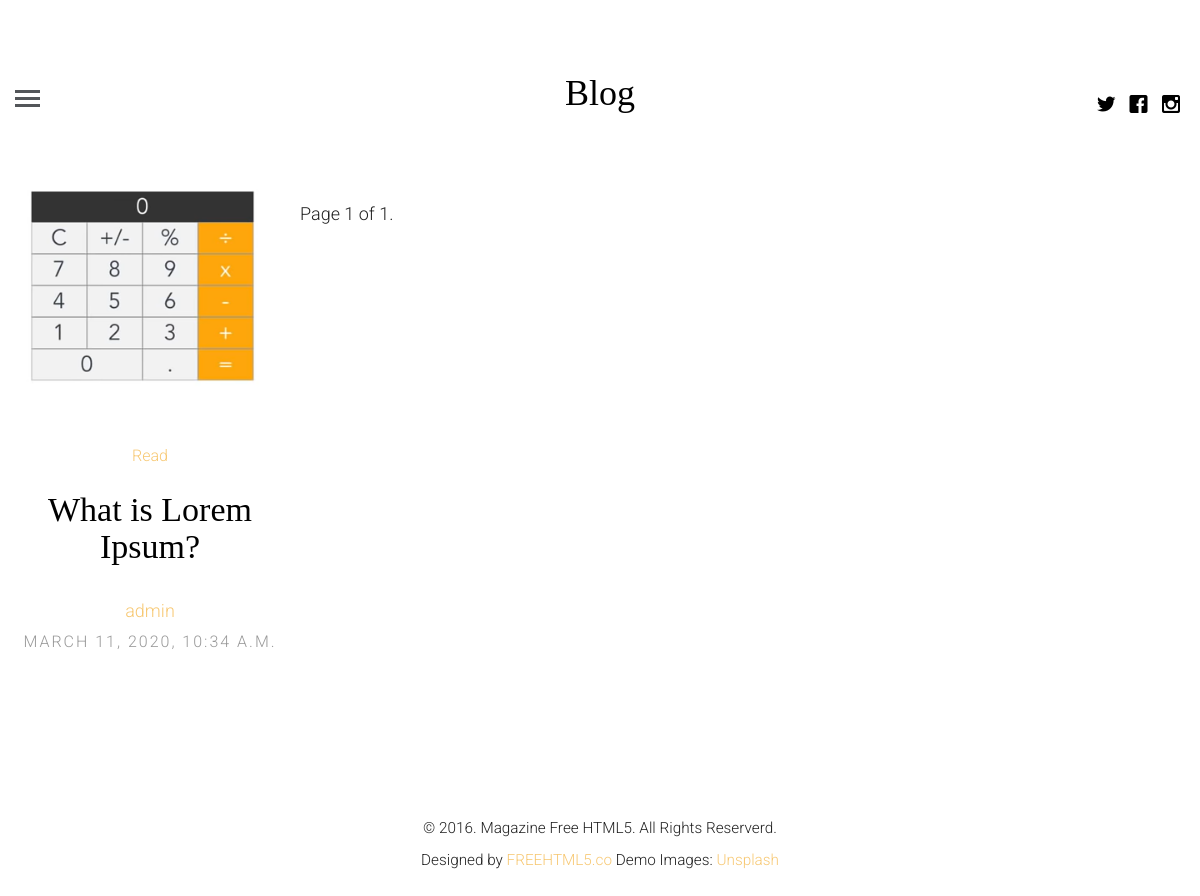
Before: / with the older database file.
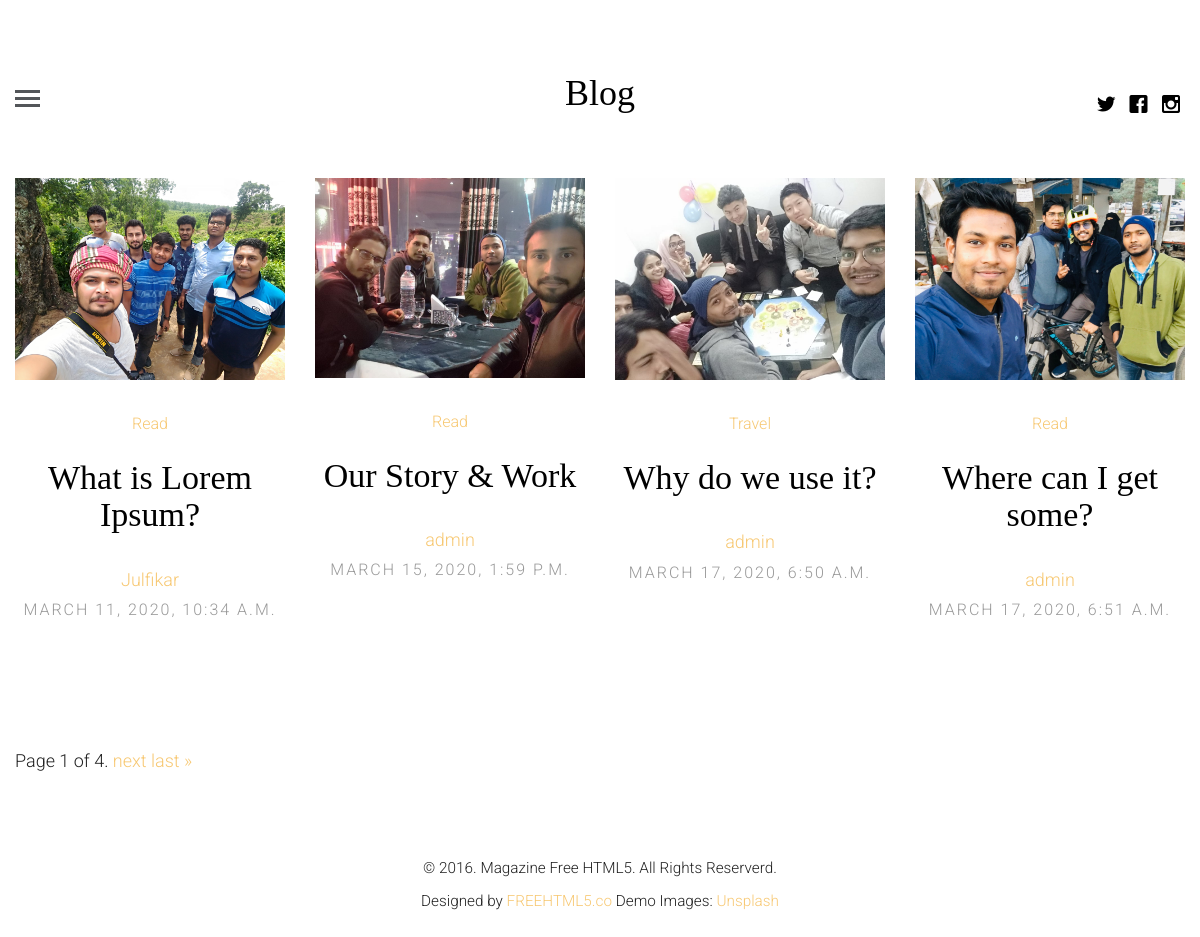
After: the same page with the newer database file.
### blogApp/models.py (models this page shows, shortened)
class Article(models.Model):
    article_author = models.ForeignKey(Author, on_delete=models.CASCADE)
    title = models.CharField(max_length=200)
    body = models.TextField()
    image = models.FileField()
    posted_on = models.DateTimeField(auto_now_add=True, auto_now=False)
    updated_on = models.DateTimeField(auto_now=True, auto_now_add=False)
    category = models.ForeignKey(Category, on_delete=models.CASCADE)

class Category(models.Model):
    name = models.CharField(max_length=100)

class Author(models.Model):
    name = models.ForeignKey(User, on_delete=models.CASCADE)
    details = models.TextField()
    author_image = models.FileField()

### blogApp/views.py (the view)
# urls.py: path('', views.index,name="index"),
def index(request):
    post = Article.objects.all()
    search = request.GET.get('q')
    if search:
        post = post.filter(
            Q(title__icontains=search) |
            Q(body__icontains=search)
        )
    paginator = Paginator(post, 4)  # Show 25 contacts per page.
    page_number = request.GET.get('page')
    page_obj = paginator.get_page(page_number)
    context = {
        "post": page_obj
    }
    return render(request, "index.html", context)

### templates/index.html (shortened to what this page needs)
{% extends 'base.html' %}
{% load static %}
{% block content %}
    {% for p in post %}
        <article class="col-lg-3 col-md-3 col-sm-3 col-xs-6 col-xxs-12 animate-box">
            <figure>
                <a href="{% url 'single-post' id=p.id %} "><img src="{{ p.image.url }}" alt="Image"
                                                                class="img-responsive"></a>
            </figure>
            <span class="fh5co-meta"><a href="{% url 'topic' name=p.category.name %}">{{ p.category.name }}</a></span>
            <h2 class="fh5co-article-title"><a href="{% url 'single-post' id=p.id %}">{{ p.title }}</a></h2>
            <a href="{% url 'author' name=p.article_author.name.username %}">{{ p.article_author.name }}</a>
            <span class="fh5co-meta fh5co-date">{{ p.posted_on }}</span>
        </article>
    {% endfor %}
    <div class="container-fluid">
        <div class="pagination">
    <span class="step-links">
        <span class="current">
            Page {{ post.number }} of {{ post.paginator.num_pages }}.
        </span>
        {% if post.has_next %}
            <a href="?page={{ post.next_page_number }}">next</a>
            <a href="?page={{ post.paginator.num_pages }}">last &raquo;</a>
        {% endif %}
    </span>
        </div>
    </div>
{% endblock %}

### templates/base.html (shortened to what this page needs)
<!DOCTYPE html>
<html class="no-js">
<head>
    {% load static %}
    <link rel="stylesheet" href="{% static  "css/animate.css" %}">
    <link rel="stylesheet" href="{% static 'css/icomoon.css' %}">
    <link rel="stylesheet" href="{% static 'css/bootstrap.css' %}">
    <link rel="stylesheet" href="{% static 'css/style.css' %}">
</head>
<body>
<header id="fh5co-header">
    <div class="container-fluid">
        <div class="row">
            <a href="#" class="js-fh5co-nav-toggle fh5co-nav-toggle"><i></i></a>
            <ul class="fh5co-social">
                <li><a href="#"><i class="icon-twitter"></i></a></li>
                <li><a href="#"><i class="icon-facebook"></i></a></li>
                <li><a href="#"><i class="icon-instagram"></i></a></li>
            </ul>
            <div class="col-lg-12 col-md-12 text-center">
                <h1 id="fh5co-logo"><a href="{% url 'index' %}">Blog</a></h1>
            </div>
        </div>
    </div>
</header>
<div class="container-fluid">
    <div class="row fh5co-post-entry">
        {% block content %}
        {% endblock %}
    </div>
</div>
<footer id="fh5co-footer">
    <p>
        <small>&copy; 2016. Magazine Free HTML5. All Rights Reserverd. <br> Designed by <a href="http://freehtml5.co"
                                                                                           target="_blank">FREEHTML5.co</a>
            Demo Images: <a href="http://unsplash.com/" target="_blank">Unsplash</a></small>
    </p>
</footer>
</body>
</html>

### blogApp/static/css/icomoon.css (style rules this page uses)
[class^="icon-"], [class*=" icon-"] { font-family: 'icomoon' !important; speak: none; font-style: normal; font-weight: normal; font-variant: normal; text-transform: none; line-height: 1; -webkit-font-smoothing: antialiased; -moz-osx-font-smoothing: grayscale; }
.icon-facebook:before { content: "\ea67"; }
.icon-instagram:before { content: "\ea6f"; }
.icon-twitter:before { content: "\ea7c"; }

### blogApp/static/css/style.css (style rules this page uses)
html { background: #fff; }
body { font-family: "Roboto", arial, sans-serif; font-size: 18px; font-weight: 300; line-height: 1.8; color: #222; background: #fff; }
a { color: #f7c873; -webkit-transition: 0.5s; -o-transition: 0.5s; transition: 0.5s; }
h1, h2, h3, h4, h5, h6 { font-family: "Playfair Display", times, serif; color: #000; }
p { margin-bottom: 30px; }
#fh5co-header { padding: 3em 3em; float: left; width: 100%; }
@media screen and (max-width: 1200px) { #fh5co-header { padding-left: 15px; padding-right: 15px; } }
#fh5co-header .fh5co-nav-toggle { position: absolute; top: 4.2em; left: 3em; z-index: 99; }
@media screen and (max-width: 1200px) { #fh5co-header .fh5co-nav-toggle { top: 4em; left: 15px; } }
#fh5co-header .fh5co-social { position: absolute !important; right: 3em !important; top: 3.2em; z-index: 99; -webkit-transition: 0.5s; -o-transition: 0.5s; transition: 0.5s; }
@media screen and (max-width: 1200px) { #fh5co-header .fh5co-social { right: 15px !important; top: 3.2em; } }
#fh5co-header #fh5co-logo { text-align: center; }
#fh5co-header #fh5co-logo a { color: #000; }
.fh5co-post-entry article { text-align: center; float: left; margin-bottom: 110px; padding-left: 3em; padding-right: 3em; }
@media screen and (max-width: 1200px) { .fh5co-post-entry article { margin-bottom: 80px; padding-left: 15px; padding-right: 15px; } }
.fh5co-post-entry article a img { opacity: 1; -webkit-transition: 0.5s; -o-transition: 0.5s; transition: 0.5s; }
.fh5co-post-entry article figure { margin-bottom: 30px; }
.fh5co-post-entry article h2 { font-family: "Playfair Display", times, serif; font-size: 34px; color: #000; margin-bottom: 30px; }
.fh5co-post-entry article h2 a { color: #000; }
.fh5co-post-entry article .fh5co-meta { font-size: 16px; font-family: "Roboto", arial, sans-serif; color: #999999; margin-bottom: 20px; display: block; }
.fh5co-post-entry article .fh5co-meta.fh5co-date { text-transform: uppercase; letter-spacing: 2px; }
.fh5co-social { padding: 0; margin: 30px 0 0 0; position: relative; }
.fh5co-social li { padding: 0; margin: 0; list-style: none; display: inline; }
.fh5co-social li a { font-size: 20px; padding: 4px; color: #000; }
#fh5co-footer { padding: 3em 0; text-align: center; }
.js .to-animate, .js .to-animate-2, .js .animate-box { opacity: 0; }
.fh5co-nav-toggle { width: 25px; height: 25px; cursor: pointer; text-decoration: none; }
.fh5co-nav-toggle i { position: relative; display: -moz-inline-stack; display: inline-block; zoom: 1; *display: inline; width: 25px; height: 3px; color: #535659; font: bold 14px/.4 Helvetica; text-transform: uppercase; text-indent: -55px; background: #535659; transition: all .2s ease-out; }
.fh5co-nav-toggle i::before, .fh5co-nav-toggle i::after { content: ''; width: 25px; height: 3px; background: #535659; position: absolute; left: 0; -webkit-transition: 0.2s; -o-transition: 0.2s; transition: 0.2s; }
.fh5co-nav-toggle i::before { top: -7px; }
.fh5co-nav-toggle i::after { bottom: -7px; }
.fh5co-nav-toggle { position: absolute; top: 18px; left: 0; z-index: 21; padding: 6px 0 0 0; display: block; margin: 0 auto; display: block; height: 44px; width: 25px; border-bottom: none !important; }

Changed rows visible on the page:
changed Article "What is Lorem Ipsum?": image: a different picture; article_author.name "admin" → "Julfikar"
added Article: image (picture), category.name "Read", title "Our Story & Work", article_author.name "admin", posted_on "MARCH 15, 2020, 1:59 P.M."
added Article: image (picture), category.name "Travel", title "Why do we use it?", article_author.name "admin", posted_on "MARCH 17, 2020, 6:50 A.M."
added Article: image (picture), category.name "Read", title "Where can I get some?", article_author.name "admin", posted_on "MARCH 17, 2020, 6:51 A.M."
Other visible differences:
{{ post.paginator.num_pages }}: "1" → "4"
text now shown: "next last »"
